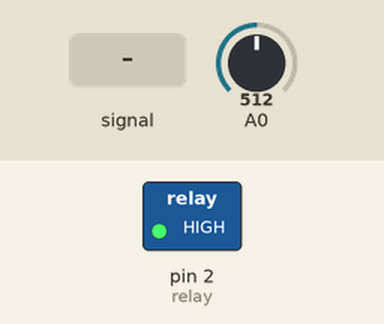
Simulated run of this sketch. Board: Arduino Uno, built with avr-gcc and run on an emulated ATmega328P. Shown: switched loads named in the sketch (green lamp = pin HIGH). Inputs (shaded band) come from the test bench; at power-on: A0 = 512. What the sketch prints to the serial monitor is not drawn.

Above: at 1.2 s.
1.3 s: A0 fed a 200 Hz sine of ±255 counts around its level
4.3 s: A0 set to 575
5.8 s: A0 set to 500
7.3 s: A0 set to 468
At 8.5 s:
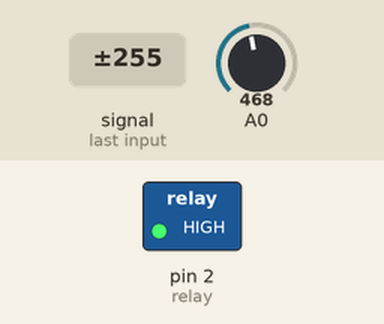
8.8 s: A0 set to 551
10.3 s: A0 set to 582
At 10.8 s:
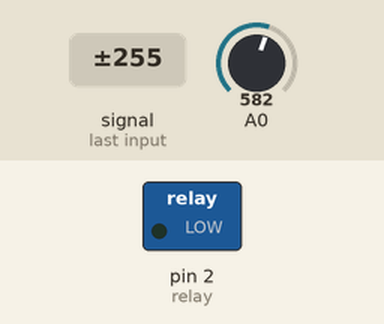
Timing chart, 0 to 12.8 s (numbered marks = the images above; inputs shaded):
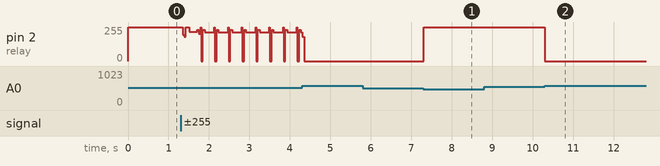

The sketch:

bike-cinema.ino
```cpp
/*
  Bicycle Cinema Arduino Code
  Reads the voltage of the ultracaps via A0 connected to Voltage divider
  Turns on projector via Relay when voltage > 12V
  Turns off Projector when voltage  < 7V


*/

#define NUM_READINGS 10

int relay = 2;

int sensorValue;
int prevValue = 0;

int readings[NUM_READINGS];
int index = 0;
long average = 0;
long total = 0;

bool relay_on = false;


// the setup routine runs once when you press reset:
void setup() {
  Serial.begin(115200);


  // initialize the digital pin as an output.
  pinMode(relay, OUTPUT);

  digitalWrite(relay, HIGH);
  relay_on = false;

  for (int i = 0; i < NUM_READINGS; i++) {
    readings[i] = 0;
  }

}

void readVoltage() {
  //sensorValue = analogRead(A0);

  total = total - readings[index];
  // read from the sensor:
  readings[index] = analogRead(A0);
  // add the reading to the total:
  total = total + readings[index];
  // advance to the next position in the array:
  index++;

  // if we're at the end of the array...
  if (index >= NUM_READINGS) {
    // ...wrap around to the beginning:
    index = 0;
  }

  average = total / NUM_READINGS;

  if (abs(prevValue - average) > 2) {
    Serial.println(average);
    prevValue = average;
  }

  sensorValue = average;
}


// the loop routine runs over and over again forever:
void loop() {

  readVoltage();

  if (sensorValue > 565) {  // > 13V
    if (!relay_on) {
      //Serial.println("Relay on");
      relay_on = true;
      //turn on relay
      digitalWrite(relay, LOW); //585 597 603 619

    }
  }

  if (sensorValue < 482) { // < 11V
    if (relay_on) {
      //turn off relay
      digitalWrite(relay, HIGH); //585 597 603 619

      //Serial.println("Relay off");
      relay_on = false;

    }

  }

}
```

Measured:
- the behaviour switches between 565 and 566 on A0 (found by bisection; images 1 and 2)
- after the input at 7.3 s, pin 2 (relay): 0/255 → 255/255 at once
- after the input at 10.3 s, pin 2 (relay): 255/255 → 0/255 at once
